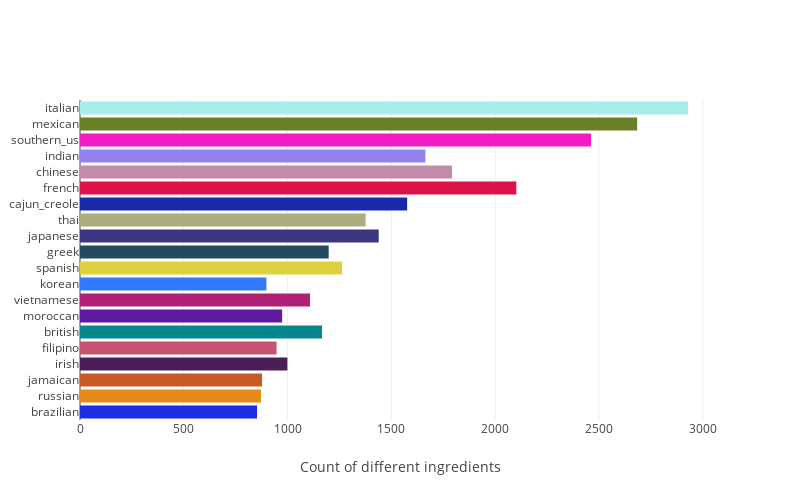

Here is the notebook cell this chart was saved with:
### Code cell
# Vizualize the results
trace = go.Bar(
            x=[i[1] for i in cuisineallingr],
            y= [i[0] for i in cuisineallingr],
            orientation = 'h',marker = dict(color = random_colours(20),
))
layout = go.Layout(
    xaxis = dict(title= 'Count of different ingredients', ),
#     yaxis = dict(title='Cuisine',),
#     title= 'Number of all the different ingredients used in a given cuisine', titlefont = dict(size = 20),
#     margin=dict(l=100,r=10,b=60,t=60),
    width=800, height=500, 
)
data = [trace]
fig = go.Figure(data=data, layout=layout)
iplot(fig, filename='horizontal-bar')

### Figure 1 — Plotly figure (JSON) as saved in the notebook; plotly's stock layout.template omitted (floating-point values rounded to 4 significant figures)
{"data": [{"marker": {"color": ["#1D2DE6", "#E58C18", "#C95A26", "#4C1E58", "#C6526F", "#06878C", "#5E1B9D", "#B02074", "#327AFA", "#DFD03D", "#234B60", "#3B3780", "#ACAC81", "#182AAA", "#DC1248", "#C18BAB", "#9281EE", "#F51DC2", "#6B7F27", "#A8EDEA"]}, "orientation": "h", "type": "bar", "uid": "517e5ba8-e115-4221-ac38-e5e18dc0f597", "x": [853, 872, 877, 999, 947, 1166, 974, 1108, 898, 1263, 1198, 1439, 1376, 1576, 2102, 1792, 1664, 2462, 2684, 2929], "y": ["brazilian", "russian", "jamaican", "irish", "filipino", "british", "moroccan", "vietnamese", "korean", "spanish", "greek", "japanese", "thai", "cajun_creole", "french", "chinese", "indian", "southern_us", "mexican", "italian"]}], "layout": {"height": 500, "width": 800, "xaxis": {"title": {"text": "Count of different ingredients"}}}}
